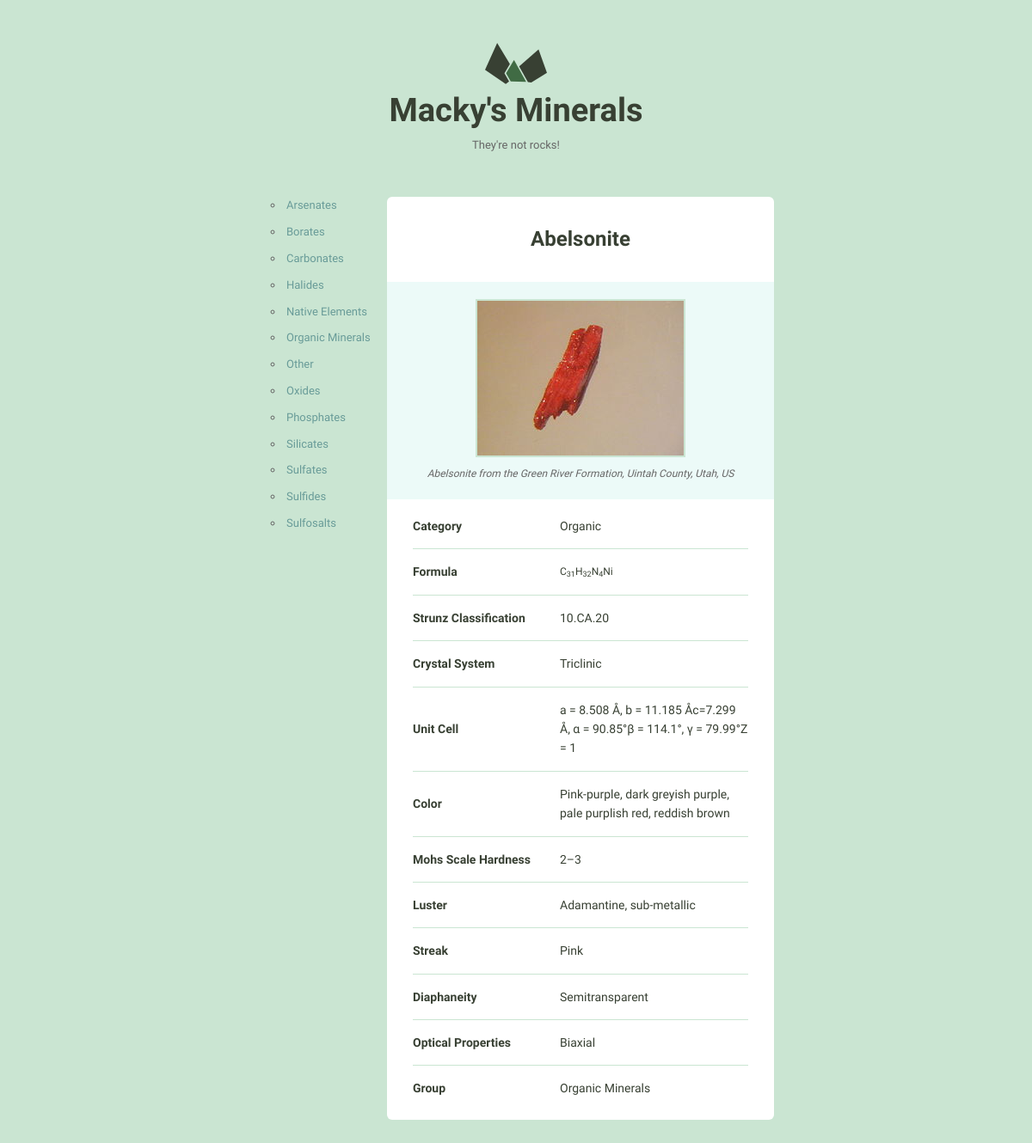
/1/, run on the app's committed database.
### website/models.py (models this page shows, shortened)
class Mineral(models.Model):
    name = models.CharField(max_length=255)
    image_filename = models.CharField(max_length=255)
    image_caption = models.TextField()
    category = models.CharField(max_length=255)
    formula = models.CharField(max_length=255)
    strunz_classification = models.CharField(max_length=255)
    crystal_system = models.CharField(max_length=255)
    unit_cell = models.CharField(max_length=255)
    color = models.CharField(max_length=10)
    crystal_symmetry = models.CharField(max_length=255)
    cleavage = models.CharField(max_length=255)
    mohs_scale_hardness = models.CharField(max_length=255)
    luster = models.CharField(max_length=255)
    streak = models.CharField(max_length=255)
    diaphaneity = models.CharField(max_length=255)
    optical_properties = models.CharField(max_length=255)
    refractive_index = models.CharField(max_length=255)
    crystal_habit = models.CharField(max_length=255)
    specific_gravity = models.CharField(max_length=255)
    group = models.CharField(max_length=255)

### website/views.py (the view)
# urls.py: url(r'^(?P<mineral_pk>\d+)/$', views.mineral_detail, name="mineral")
def mineral_detail(request, mineral_pk):
    group = Mineral.objects.order_by('group').values('group').distinct()
    q_by_group = request.GET.get('q_by_group', '')
    if q_by_group:
        return redirect('/?q_by_group={0}'.format(q_by_group))
    mineral = get_object_or_404(Mineral, pk=mineral_pk)
    return render(request, 'website/detail.html', {
        'mineral': mineral,
        'group': group
    })

### website/templates/website/detail.html (shortened to what this page needs)
{% extends 'website/layout.html' %}
{% load static from staticfiles %}
{% block sidebar %}
    <ul>
        {% for item in group %}
            <li><a href="?q_by_group={{ item.group }}">{{ item.group }}</a></li>
        {% endfor %}
    </ul>
{% endblock %}
{% block content %}
    <h1 class="mineral__name">{{ mineral.name }}</h1>
    <div class="mineral__image-bg">
    <img class="mineral__image" src="{% static 'images/' %}{{ mineral.image_filename }}">
    <p class="mineral__caption">{{ mineral.image_caption}}</p>
    </div>
    <div class="mineral__table-container">
    <table class="mineral__table">
        <tr>
            <td class="mineral__category">Category</td>
            <td>{{ mineral.category }}</td>
        </tr>
        <tr>
            <td class="mineral__category">Formula</td>
            <td class="mineral__formula">{{ mineral.formula|safe }}</td>
        </tr>
        {% if mineral.strunz_classification %}
            <tr>
                <td class="mineral__category">Strunz Classification</td>
                <td>{{ mineral.strunz_classification }}</td>
            </tr>
        {% endif %}
        {% if mineral.crystal_system %}
            <tr>
                <td class="mineral__category">Crystal System</td>
                <td>{{ mineral.crystal_system }}</td>
            </tr>
        {% endif %}
        {% if mineral.unit_cell %}
            <tr>
                <td class="mineral__category">Unit Cell</td>
                <td>{{ mineral.unit_cell }}</td>
            </tr>
        {% endif %}
        {% if mineral.color %}
            <tr>
                <td class="mineral__category">Color</td>
                <td>{{ mineral.color }}</td>
            </tr>
        {% endif %}
        {% if mineral.mohs_scale_hardness %}
            <tr>
                <td class="mineral__category">Mohs Scale Hardness</td>
                <td>{{ mineral.mohs_scale_hardness }}</td>
            </tr>
        {% endif %}
        {% if mineral.luster %}
            <tr>
                <td class="mineral__category">Luster</td>
                <td>{{ mineral.luster }}</td>
            </tr>
        {% endif %}
        {% if mineral.streak %}
            <tr>
                <td class="mineral__category">Streak</td>
                <td>{{ mineral.streak }}</td>
            </tr>
        {% endif %}
        {% if mineral.diaphaneity %}
            <tr>
                <td class="mineral__category">Diaphaneity</td>
                <td>{{ mineral.diaphaneity }}</td>
            </tr>
        {% endif %}
        {% if mineral.optical_properties %}
            <tr>
                <td class="mineral__category">Optical Properties</td>
                <td>{{ mineral.optical_properties }}</td>
            </tr>
        {% endif %}
        {% if mineral.group %}
            <tr>
                <td class="mineral__category">Group</td>
                <td>{{ mineral.group }}</td>
            </tr>
        {% endif %}
    </table>
{% endblock %}

### website/templates/website/layout.html (shortened to what this page needs)
{% load static from staticfiles %}
{% url 'mineral' mineral_pk=mineral.pk as detail_page %}
{% url 'home' as home_page %}
<!DOCTYPE html>
<html lang="en">
<head>
  <link rel="stylesheet" href="{% static 'css/global.css'%}">
</head>
<body>
  <div class="bounds {% if request.path == detail_page %} bounds--small {% endif %}">
    <div class="grid-100">
      <a href="{% url 'home' %}">
        <h1 class="logo__name text-centered">Macky's Minerals</h1>
      </a>
      <p class="logo__text text-centered">They're not rocks!</p>
    </div>
    <div class="grid-25">
      {% block sidebar %}{% endblock %}
    </div>
    <div class="grid-75 {% if request.path == detail_page %} mineral__container {% endif %}">
      {% block content %}{% endblock %}
    </div>
  </div>
</body>
</html>

### assets/css/global.css (style rules this page uses)
html { font-family: sans-serif; -ms-text-size-adjust: 100%; -webkit-text-size-adjust: 100%; }
body { margin: 0; }
a { background-color: transparent; }
h1 { font-size: 2em; margin: 0.67em 0; }
sub { font-size: 75%; line-height: 0; position: relative; vertical-align: baseline; bottom: -0.25em; }
img { border: 0; }
svg:not(:root) { overflow: hidden; }
table { border-collapse: collapse; border-spacing: 0; }
td, th { padding: 0; }
html { font-size: 62.5%; }
body { background-color: #CAE5D2; font-size: 1.5em; line-height: 1.6; font-weight: 400; font-family: "Cousine"; color: #666; }
.bounds { max-width: 800px; margin: 0 auto; padding: 50px 0 150px; overflow: hidden; }
.bounds--small { max-width: 600px; padding: 50px 10px 150px; }
.grid, .grid-5, .grid-10, .grid-15, .grid-20, .grid-25, .grid-30, .grid-33, .grid-35, .grid-40, .grid-45, .grid-50, .grid-55, .grid-60, .grid-65, .grid-66, .grid-70, .grid-75, .grid-80, .grid-90, .grid-95, .grid-100 { float: left; box-sizing: border-box; position: relative; }
.grid-25 { width: 25%; padding: 0 15px; }
.grid-75 { width: 75%; padding: 0 15px; }
.grid-100 { width: 100%; padding: 0 15px; }
h1, h2, h3, h4, h5, h6 { margin-top: 0; margin-bottom: 2rem; font-weight: bold; font-family: "Work Sans", sans-serif; color: #384033; }
h1 { font-size: 3.8rem; }
@media (min-width: 550px) { h1 { font-size: 3.8rem; } }
p { margin-top: 0; font-size: 1.6rem; }
a { color: #689b98; text-decoration: none; -webkit-transition: color 0.2s; -moz-transition: color 0.2s; -ms-transition: color 0.2s; -o-transition: color 0.2s; transition: color 0.2s; }
ul { list-style: circle inside; padding-left: 0; margin-top: 0; }
li { margin-bottom: 1rem; font-size: 1.3rem; }
th, td { padding: 15px; text-align: left; border-bottom: 1px solid #e1e1e1; }
th:first-child, td:first-child { padding-left: 0; }
th:last-child, td:last-child { padding-right: 0; }
table, p, ul { margin-bottom: 2.5rem; }
.text-centered { text-align: center; }
.logo { display: block; fill: #384033; position: relative; margin: 0 auto; width: 72px; }
.logo__name { margin-bottom: 0; }
.logo__text { margin-bottom: 50px; font-size: 13px; }
.mineral__container { background-color: #fff; border-radius: 6px; list-style: none; padding: 0; text-align: center; }
.mineral__name { display: block; width: 100%; margin: 0; font-size: 24px; padding: 30px 0 30px 0; }
.mineral__image { display: block; margin: 0 auto; border: solid 2px #CAE5D2; }
.mineral__image-bg { background-color: #ecfaf8; padding: 20px 0; }
.mineral__caption { font-size: 12px; font-style: italic; padding: 10px 0 0 0; margin: 0; }
.mineral__table { font-size: 14px; color: #384033; }
.mineral__table td { border-color: #CAE5D2; }
.mineral__table tr:last-of-type td { border-bottom: none; padding-bottom: 0; }
.mineral__table-container { padding: 5px 30px 0; }
.mineral__category { font-weight: bold; width: 40%; }
.mineral__formula { font-size: 12px; }

### data on the page
Mineral: name "Abelsonite", image_filename (picture), image_caption "Abelsonite from the Green River Formation, Uintah County, Utah, US", category "Organic", formula "C 31 H 32 N 4 Ni", strunz_classification "10.CA.20", crystal_system "Triclinic", unit_cell "a = 8.508 Å, b = 11.185 Åc=7.299 Å, α = 90.85°β = 114.1°, γ = 79.99°Z = 1", color "Pink-purple, dark greyish purple, pale purplish red, reddish brown", mohs_scale_hardness "2–3", luster "Adamantine, sub-metallic", streak "Pink", diaphaneity "Semitransparent", optical_properties "Biaxial", group "Organic Minerals"

### other printed values
{{ item.group }} "Arsenates" "Borates" "Carbonates" "Halides" "Native Elements" "Organic Minerals" "Other" "Oxides" "Phosphates" "Silicates" "Sulfates" "Sulfides" "Sulfosalts"
